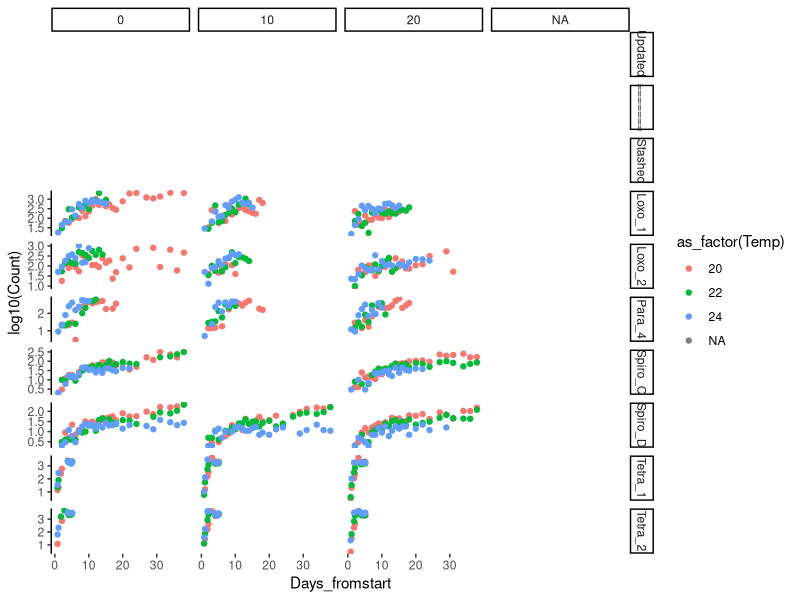
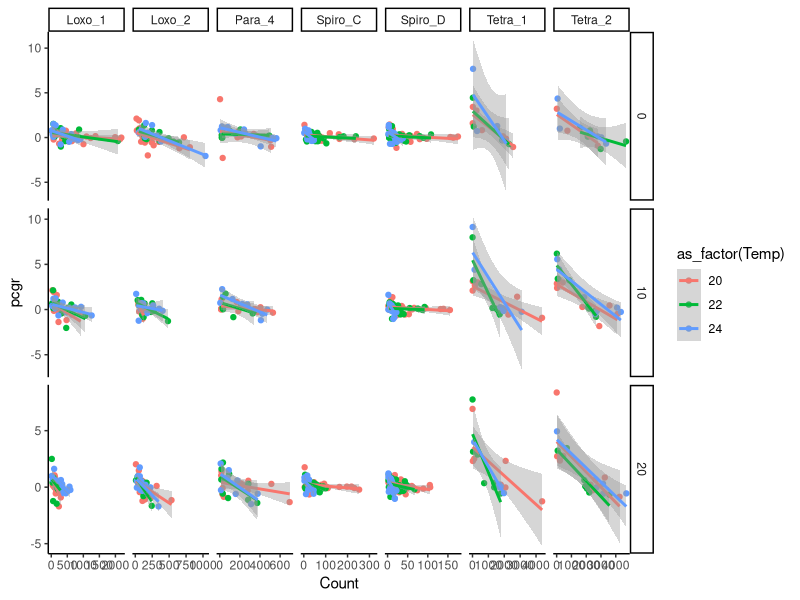
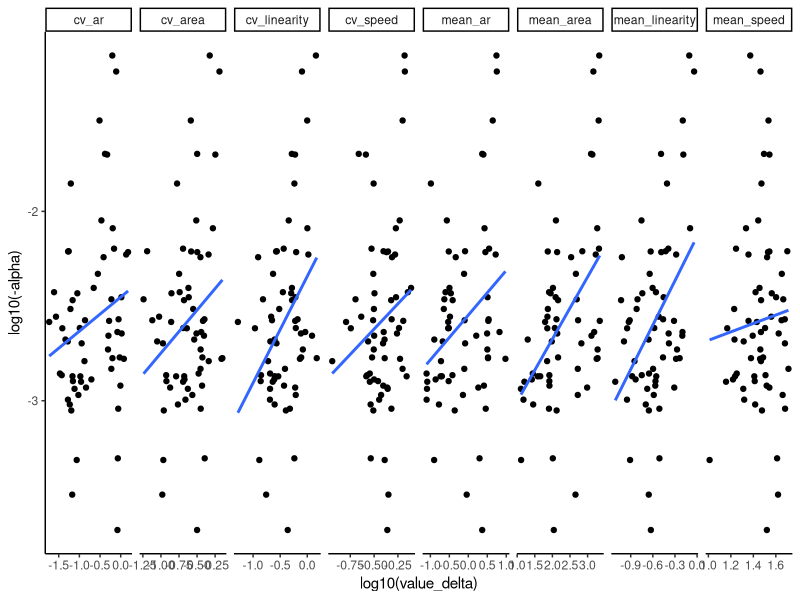

Write R code to recreate these figures, in order. (Note: this script raises an error after producing the figures.)
library(tidyverse)
library(lubridate)
library(mgcv)
#devtools::install_github("ctkremer/growthTools")
#library(growthTools)

# CILIATES ------
## Import data and compute pcgr----
data_cilia <- read.csv("ciliates/DIVERCE_TdB_Ciliates_Traits.csv") %>%
  group_by(Atrazine, Temp, ID_spec) %>%
  mutate(pcgr = log(lead(Count, 1)/Count)/(lead(Days_fromstart, 1)-Days_fromstart),
         .after = Count) 

## Plot growth curves ----
ggplot(data_cilia) +
  theme_classic() + 
  aes(x=Days_fromstart, y=log10(Count), 
      col=as_factor(Temp)) + 
  geom_point() + 
  facet_grid(cols = vars(Atrazine), rows = vars(ID_spec), scales="free") #, rows = vars(ID_spec)

## Kick out: ----
#1 extremely negative pcgr: (no apparent lag phase and no real crashes)
data_cilia_clean <- data_cilia %>% 
  filter(pcgr > -5)

## Check linear growth----
ggplot(data_cilia_clean) +
  theme_classic() + 
  aes(x=Count, y=pcgr, 
      col=as_factor(Temp)) + 
  geom_point() + 
  facet_grid(cols = vars(ID_spec), rows = vars(Atrazine), scales="free") +#, rows = vars(ID_spec)
  geom_smooth(method="lm")

## Compute the alphas and analyse ----
data_cilia_clean_analysis <- data_cilia_clean %>%
  group_by(Atrazine, Temp, ID_spec) %>%
  mutate(alpha = cov(Count, pcgr) / var(Count)) %>% #alphas
  mutate(igr = mean(pcgr) - alpha*mean(Count)) %>% #intrinsic growth rate
  mutate(cv_ar = sd_ar/mean_ar) %>% #compute cvs
  mutate(cv_area = sd_area/mean_area) %>%
  mutate(cv_speed = sd_speed/mean_speed) %>%
  mutate(cv_linearity = sd_linearity/mean_linearity) %>%
  select(-contains(c("sd_"))) %>%
  pivot_longer(contains(c("cv_", "mean_")), names_to = "trait", values_to = "value") %>%
  group_by(Atrazine, Temp, ID_spec, trait) %>%
  mutate(value_delta = max(value) - min(value)) %>% # change of mean and sd of traits
  summarise_all(mean, na.rm=T) 

ggplot(data_cilia_clean_analysis) + 
  theme_classic() + 
  aes(x=log10(value_delta), y=log10(-alpha)) + #col=as_factor(treat)
  geom_point() + 
  facet_grid(cols = vars(trait), scales="free") + 
  geom_smooth(method="lm", se=F) #, rows = vars(ID_spec)

# CYANO ------
## Import data and compute pcgr----
data_cyano <- read.csv("cyanobacteria/mono_data.csv") %>%
  separate(date.time, sep=" ", into = c("date", "time")) %>%
  mutate(day = yday(date), .after = date) %>%
  select(-c(date, time)) %>%
  group_by(strain, treat) %>%
  mutate(day = day - min(day)) %>%
  mutate(pcgr = log(lead(population.mean,1)/population.mean)/(lead(day,1)-day),
         .after = population.mean) %>%
  mutate(strain_treat = paste(strain, treat, sep="_"))
#we need to make a dummy variable strain_treat because s() can only take one grouping variable

## Plot growth curves ----
ggplot(data_cyano) +
  theme_classic() + 
  aes(x=day, y=log10(population.mean), 
      col=as_factor(treat), pch=as_factor(treat)) + 
  geom_point() + 
  facet_grid(cols = vars(strain), scales="free") +
  geom_smooth(method = "gam")
#observe lag phaases and population crashes. Solution for crashes:
#fit a gam, make predictions, compute the pcgr from these predictions 
#and find the timepoint with max abundance

## Apply GAM fitting ---- 
model <- gam(log10(population.mean) ~ as_factor(strain_treat) + 
               s(day, by = as_factor(strain_treat), k=5), 
             data = data_cyano) 
data_cyano$predictions <- predict.gam(model) 
## Plot GAM predictions ----
ggplot(data_cyano) +
  theme_classic() + 
  aes(x=day, y=predictions, 
      col=as_factor(treat), pch=as_factor(treat)) + 
  geom_line() + 
  geom_point(aes(x=day, y=log10(population.mean))) + 
  facet_grid(cols = vars(strain), scales="free") #, rows = vars(ID_spec)
## Now clean based on GAM predictions: ----
# 1/remove all data for timepoints after peak abundance. 
# Note that pcgr on last day will remain there.
# 2/remove lag phase data 
data_cyano_clean <- data_cyano %>%
  group_by(strain, treat) %>%
  mutate(pcgr_pred = (lead(predictions,1) - predictions)/(lead(day,1) - day), .after = pcgr) %>%
  filter(day < max(day*(predictions==max(predictions)))) %>%
  mutate(lag_test = min(day*(ifelse(abs(pcgr_pred)>1e-1, TRUE, NA)), na.rm=T), .after = pcgr_pred) %>%
  filter(day >= lag_test)
## Plot the clean data ----
ggplot(data_cyano_clean) +
  theme_classic() + 
  aes(x=day, y=log10(population.mean), 
      col=as_factor(treat), pch=as_factor(treat)) + 
  geom_point() + 
  facet_grid(cols = vars(strain), scales="free") #, rows = vars(ID_spec)

## Now compute the alpha's and analyse----
data_cyano_analysed <- data_cyano_clean %>%
  mutate(FSC.HLin.cv = FSC.HLin.sd/FSC.HLin.mean) %>%
  mutate(SSC.HLin.cv = SSC.HLin.sd/FSC.HLin.mean) %>%
  mutate(GRN.B.HLin.cv = GRN.B.HLin.sd/GRN.B.HLin.mean) %>%
  mutate(YEL.B.HLin.cv = YEL.B.HLin.sd/YEL.B.HLin.mean) %>%
  mutate(RED.B.HLin.cv = RED.B.HLin.sd/RED.B.HLin.mean) %>%
  mutate(RED.R.HLin.cv = RED.R.HLin.sd/RED.R.HLin.mean) %>%
  select(-contains(c("NIR."))) %>% #kick out NIR data
  group_by(strain, treat) %>%
  mutate(alpha = cov(population.mean, pcgr) / var(population.mean)) %>% #alphas
  mutate(igr = mean(pcgr) - alpha*mean(population.mean)) %>% #intrinsic growth rate
  select(-contains(c(".sd", "population"))) %>%
  pivot_longer(contains(c(".cv", ".mean")), names_to = "trait", values_to = "value") %>%
  group_by(strain, treat, trait) %>%
  mutate(value_delta = max(value) - min(value)) %>% # change of mean and sd of traits
  summarise_all(mean, na.rm=T) 

ggplot(data_cyano_analysed) + 
  theme_classic() + 
  aes(x=log10(value_delta), y=log10(-alpha)) + #col=as_factor(treat)
  geom_point() + 
  facet_grid(cols = vars(trait), scales="free") + 
  geom_smooth(method="lm", se=F) #, rows = vars(ID_spec)
